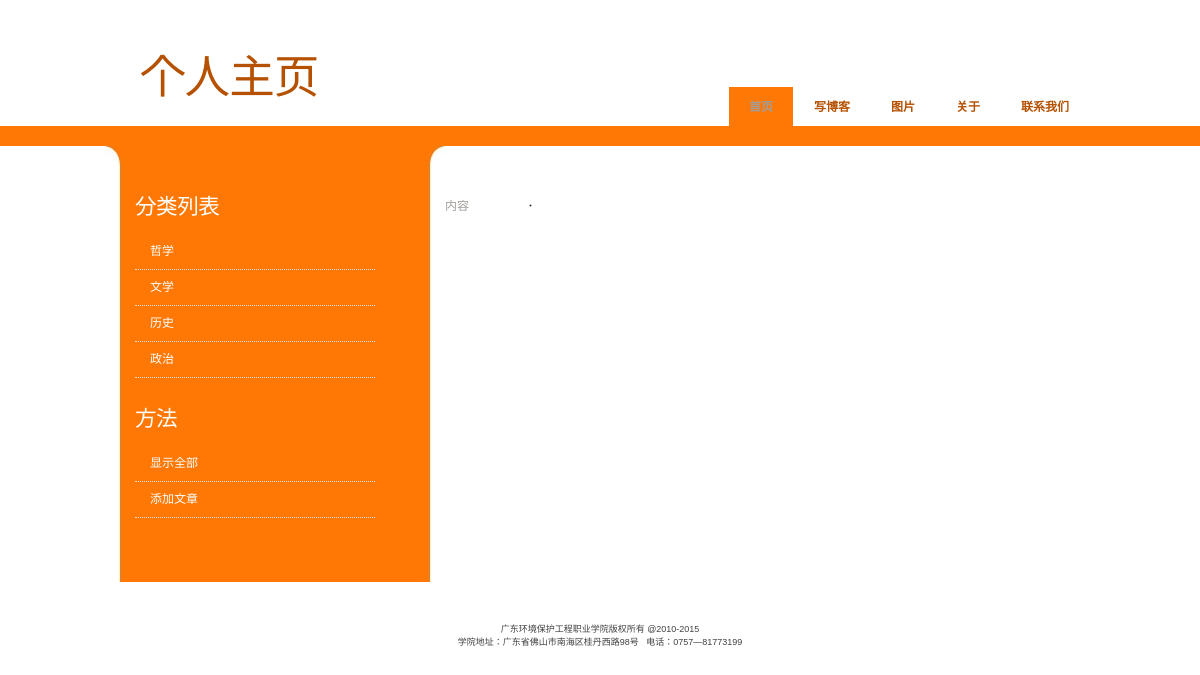
/home/, run on the app's committed database.
### app2005050209/models.py (models this page shows, shortened)
class Category(models.Model):
    name=models.CharField(max_length=128,unique=True)
    count=models.IntegerField(default=0)
    slug=models.SlugField(blank=True)

### app2005050209/views.py (the view)
# urls.py: 2. Add a URL to urlpatterns:  path('', views.home, name='home')
def home(request):
    return render(request, "base.html")

### app2005050209/templatetags/category_tags.py (called while the page is built)
@register.inclusion_tag('categorytab.html')
def category_tags():
    return {'categories':Category.objects.all()}

### app2005050209/templates/base.html (shortened to what this page needs)
<html lang="en">
<head>
	<link href="/static/css/style.css" rel="stylesheet" type="text/css" media="screen" />
</head>
<body>
	<div id="wrapper">
		<div id="header-wrapper">
			<div id="header">
				<div id="logo">
					<h1><a href="/lookbooks">个人主页</a></h1>
				</div>
				<div id="menu">
					<ul>
						<li class="current_page_item"><a href="#">首页</a></li>
						<li><a href="/addpage/">写博客</a></li>
						<li><a href="#">图片</a></li>
						<li><a href="#">关于</a></li>
						<li><a href="#">联系我们</a></li>
					</ul>
				</div>
			</div>
		</div>
		<div id="page">
			<div id="page-bgtop">
				<div id="page-bgbtm">
					<div id="content">
							{% block content%}内容 {% endblock %}
						<div style="clear: both;">&nbsp;</div>
					</div>
					{% include "nav.html" %}
					<div style="clear: both;">&nbsp;</div>
				</div>
			</div>
		</div>
	</div>
	{% include 'foot.html' %}
</body>
</html>
</body>
</html>

### app2005050209/templates/categorytab.html
<ul>
    {% if categories %}
    {% for cate in categories %}
    <li><a href="{%url 'fenleibooks' cate.id %}">
        {{cate.name}}
    </a></li>
    {% endfor %}
    {% endif %}
</ul>

### static/css/style.css (style rules this page uses)
body { margin: 0; padding: 0; background: #FFFFFF url(../img/img01.gif) repeat-x left top; font-family: Arial, Helvetica, sans-serif; font-size: 12px; color: #A19D9A; }
h1, h2, h3 { margin: 0; padding: 0; font-weight: normal; color: #810988; }
h1 { font-size: 2em; }
p, ul, ol { margin-top: 0; line-height: 180%; }
ul, ol { color: #A19D9A; }
a { text-decoration: none; color: #C25700; }
#wrapper { margin: 0 auto; padding: 0; }
#header-wrapper { height: 146px; }
#header { width: 950px; margin: 0 auto; padding: 0px 0px 0px 30px; }
#logo { float: left; width: 350px; margin: 0; padding: 0; color: #B55100; }
#logo h1, #logo p { color: #A19D9A; }
#logo h1 { padding: 40px 0px 0px 0px; letter-spacing: -1px; text-transform: lowercase; font-size: 3.8em; background: redc; }
#logo a { border: none; background: none; text-decoration: none; color: #B55100; }
#menu { float: right; width: 600px; height: 90px; margin: 0 auto; padding: 0; }
#menu ul { float: right; margin: 0; padding: 87px 0px 0px 0px; list-style: none; line-height: normal; }
#menu li { float: left; }
#menu a { display: block; margin-right: 1px; padding: 10px 20px 15px 20px; text-decoration: none; text-align: center; text-transform: uppercase; font-family: Arial, Helvetica, sans-serif; font-size: 12px; font-weight: bold; color: #B55100; border: none; }
#menu a:hover, #menu .current_page_item a { background: #FE7805; text-decoration: none; color: #FFFFFF; }
#menu .current_page_item a { color: #A19D9A; }
#page { width: 990px; margin: 0 auto; padding: 0px 0px 0px 0px; background: url(../img/img03.jpg) repeat-y left top; }
#page-bgtop { padding: 50px 0px 20px 0px; background: url(../img/img02.jpg) no-repeat left top; }
#content { float: right; width: 650px; padding: 0px 0px 0px 0px; }
#sidebar ul { margin: 0; padding: 0; list-style: none; }
#sidebar li { margin: 0; padding: 0; }
#sidebar li ul { margin: 0px 0px; padding-bottom: 30px; }
#sidebar li li { line-height: 35px; border-bottom: 1px dotted #E7E2DC; margin: 0px 30px; border-left: none; }
#sidebar li li a { padding: 0px 0px 0px 15px; }
#sidebar a { border: none; color: #FFFFFF; }

### data on the page
Category: name "哲学"
Category: name "文学"
Category: name "历史"
Category: name "政治"
